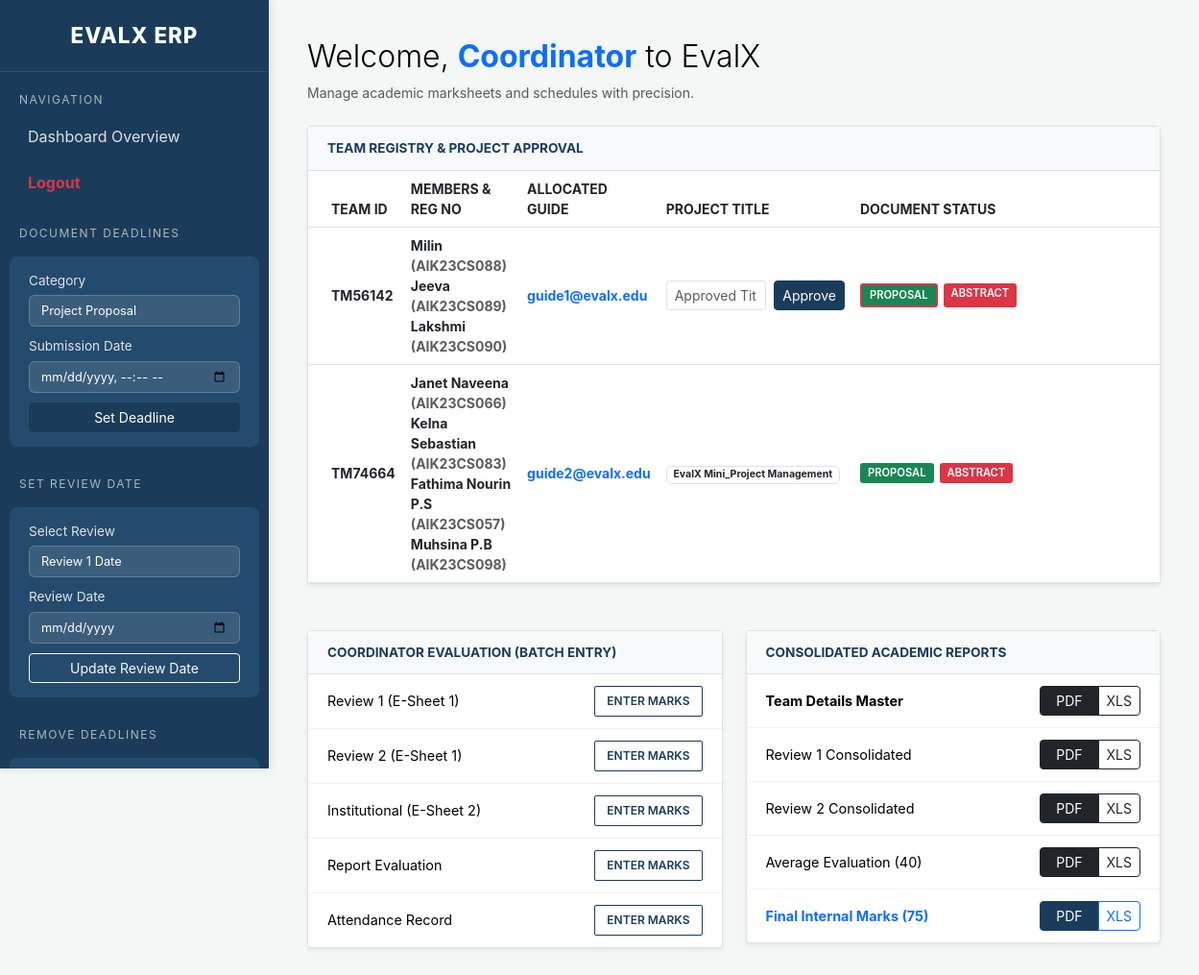
The app's page /coordinator/dashboard/ (signed in) with its own data.
### accounts/models.py (models this page shows, shortened)
class Team(models.Model):
    team_id = models.CharField(max_length=10, primary_key=True)
    user = models.OneToOneField(User, on_delete=models.CASCADE, related_name='student_profile')
    guide = models.ForeignKey(
        User,
        on_delete=models.SET_NULL,
        null=True,
        related_name='team_profile' # THIS IS THE CRITICAL LINE
    )
    leader_name = models.CharField(max_length=100, blank=True, null=True)
    project_title = models.CharField(max_length=255, blank=True, null=True)
    is_approved = models.BooleanField(default=False)
    created_at = models.DateTimeField(auto_now_add=True)

class TeamMember(models.Model):
    team = models.ForeignKey(Team, on_delete=models.CASCADE, related_name='members')
    name = models.CharField(max_length=100)
    reg_number = models.CharField(max_length=20, unique=True)
    is_leader = models.BooleanField(default=False)
    r1_c_comp = models.FloatField(default=0.0, validators=[MinValueValidator(0), MaxValueValidator(10)])
    r1_c_func = models.FloatField(default=0.0, validators=[MinValueValidator(0), MaxValueValidator(5)])
    r1_c_pres = models.FloatField(default=0.0, validators=[MinValueValidator(0), MaxValueValidator(5)])
    r1_c_oral = models.FloatField(default=0.0, validators=[MinValueValidator(0), MaxValueValidator(10)])
    r1_c_know = models.FloatField(default=0.0, validators=[MinValueValidator(0), MaxValueValidator(10)])
    r1_c_absent = models.BooleanField(default=False)
    r1_h_comp = models.FloatField(default=0.0, validators=[MinValueValidator(0), MaxValueValidator(10)])
    r1_h_func = models.FloatField(default=0.0, validators=[MinValueValidator(0), MaxValueValidator(5)])
    r1_h_pres = models.FloatField(default=0.0, validators=[MinValueValidator(0), MaxValueValidator(5)])
    r1_h_oral = models.FloatField(default=0.0, validators=[MinValueValidator(0), MaxValueValidator(10)])
    r1_h_know = models.FloatField(default=0.0, validators=[MinValueValidator(0), MaxValueValidator(10)])
    r1_h_absent = models.BooleanField(default=False)
    r1_g_comp = models.FloatField(default=0.0, validators=[MinValueValidator(0), MaxValueValidator(10)])
    r1_g_func = models.FloatField(default=0.0, validators=[MinValueValidator(0), MaxValueValidator(5)])
    r1_g_pres = models.FloatField(default=0.0, validators=[MinValueValidator(0), MaxValueValidator(5)])
    r1_g_oral = models.FloatField(default=0.0, validators=[MinValueValidator(0), MaxValueValidator(10)])
    r1_g_know = models.FloatField(default=0.0, validators=[MinValueValidator(0), MaxValueValidator(10)])
    r1_g_absent = models.BooleanField(default=False)
    r2_c_comp = models.FloatField(default=0.0, validators=[MinValueValidator(0), MaxValueValidator(10)])
    r2_c_func = models.FloatField(default=0.0, validators=[MinValueValidator(0), MaxValueValidator(5)])
    r2_c_pres = models.FloatField(default=0.0, validators=[MinValueValidator(0), MaxValueValidator(5)])
    r2_c_oral = models.FloatField(default=0.0, validators=[MinValueValidator(0), MaxValueValidator(10)])
    r2_c_know = models.FloatField(default=0.0, validators=[MinValueValidator(0), MaxValueValidator(10)])
    r2_c_absent = models.BooleanField(default=False)
    r2_h_comp = models.FloatField(default=0.0, validators=[MinValueValidator(0), MaxValueValidator(10)])
    r2_h_func = models.FloatField(default=0.0, validators=[MinValueValidator(0), MaxValueValidator(5)])
    r2_h_pres = models.FloatField(default=0.0, validators=[MinValueValidator(0), MaxValueValidator(5)])
    r2_h_oral = models.FloatField(default=0.0, validators=[MinValueValidator(0), MaxValueValidator(10)])
    r2_h_know = models.FloatField(default=0.0, validators=[MinValueValidator(0), MaxValueValidator(10)])
    r2_h_absent = models.BooleanField(default=False)
    r2_g_comp = models.FloatField(default=0.0, validators=[MinValueValidator(0), MaxValueValidator(10)])
    r2_g_func = models.FloatField(default=0.0, validators=[MinValueValidator(0), MaxValueValidator(5)])
    r2_g_pres = models.FloatField(default=0.0, validators=[MinValueValidator(0), MaxValueValidator(5)])
    r2_g_oral = models.FloatField(default=0.0, validators=[MinValueValidator(0), MaxValueValidator(10)])
    r2_g_know = models.FloatField(default=0.0, validators=[MinValueValidator(0), MaxValueValidator(10)])
    r2_g_absent = models.BooleanField(default=False)
    s2_teamwork = models.FloatField(default=0.0, validators=[MinValueValidator(0), MaxValueValidator(4)])
    s2_tech_know = models.FloatField(default=0.0, validators=[MinValueValidator(0), MaxValueValidator(6)])
    s2_regularity = models.FloatField(default=0.0, validators=[MinValueValidator(0), MaxValueValidator(5)])
    report_guide = models.FloatField(default=0.0, validators=[MinValueValidator(0), MaxValueValidator(10)])
    report_coord = models.FloatField(default=0.0, validators=[MinValueValidator(0), MaxValueValidator(10)])
    report_hod = models.FloatField(default=0.0, validators=[MinValueValidator(0), MaxValueValidator(10)])
    attendance_marks = models.FloatField(default=0.0, validators=[MinValueValidator(0), MaxValueValidator(10)])

class User(AbstractUser):
    id = models.UUIDField(primary_key=True, default=uuid.uuid4, editable=False)
    email = models.EmailField(unique=True)
    role = models.CharField(max_length=20, choices=[
        ('COORDINATOR', 'Coordinator'),
        ('HOD', 'HOD'),
        ('GUIDE', 'Guide'),
        ('TEAM', 'Team')
    ], default='TEAM')
    USERNAME_FIELD = 'email'
    REQUIRED_FIELDS = ['username']

class DocumentSlot(models.Model):
    SLOT_TYPES = (
        ('PROPOSAL', 'Project Proposal'),
        ('ABSTRACT', 'Abstract'),
        ('SRS', 'SRS Document'),
        ('PPT1', 'Presentation 1 (PPT)'),
        ('PPT2', 'Presentation 2 (PPT)'),
        ('REPORT', 'Final Project Report'),
    )
    title = models.CharField(max_length=100)
    deadline = models.DateTimeField()
    slot_type = models.CharField(max_length=20, choices=SLOT_TYPES, default='OTHER')
    is_active = models.BooleanField(default=True)
    review_date = models.DateField(null=True, blank=True)

### accounts/views.py (the view, shortened to what this page needs)
# urls.py: path('coordinator/dashboard/', views.coordinator_dashboard, name='coordinator_dashboard'),
@login_required
def coordinator_dashboard(request):
    if request.user.role != 'COORDINATOR':
        return redirect('coordinator_login')
    teams = Team.objects.all().prefetch_related('members').order_by('-created_at')
    slots = DocumentSlot.objects.all()
    slots_dict = {slot.slot_type: slot for slot in DocumentSlot.objects.all()}
    from collections import defaultdict
    submissions_raw = TeamSubmission.objects.all().select_related('slot')
    team_submissions_map = defaultdict(dict)
    for sub in submissions_raw:
        team_submissions_map[sub.team_id][sub.slot.slot_type] = sub.file.url
    context = {
        'teams': teams,
        'slots_dict': slots_dict,
        'team_submissions_map': dict(team_submissions_map),
        'now': timezone.now(), # Required for overdue (RED) check
        'members': TeamMember.objects.all().order_by('reg_number'),
    }
    return render(request, 'accounts/coordinator_dashboard.html', context)

### accounts/templates/accounts/coordinator_dashboard.html (shortened to what this page needs)
{% load dict_utils %}
<!DOCTYPE html>
<html lang="en">
<head>
    <link href="https://cdn.jsdelivr.net/npm/bootstrap@5.3.0/dist/css/bootstrap.min.css" rel="stylesheet">
</head>
<body>
<div class="sidebar">
    <div class="sidebar-brand">EVALX ERP</div>
    <div class="sidebar-section-title">Navigation</div>
    <a href="#" class="nav-link">Dashboard Overview</a>
    <a href="#" class="nav-link text-danger fw-bold" onclick="document.getElementById('logout-form').submit(); return false;">Logout</a>
    <div class="sidebar-section-title">Document Deadlines</div>
    <div class="deadline-form-sidebar">
        <form method="POST">
            <label>Category</label>
            <select name="slot_type" class="form-select">
                <option value="PROPOSAL">Project Proposal</option>
            </select>
            <label>Submission Date</label>
            <input type="datetime-local" name="deadline_date" class="form-control" required>
            <button type="submit" class="btn btn-primary btn-sm w-100">Set Deadline</button>
        </form>
    </div>
    <div class="sidebar-section-title">Set Review Date</div>
    <div class="deadline-form-sidebar">
        <form method="POST">
            <label>Select Review</label>
            <select name="slot_type" class="form-select">
                <option value="REV1">Review 1 Date</option>
            </select>
            <label>Review Date</label>
            <input type="date" name="specific_review_date" class="form-control" required>
            <button type="submit" class="btn btn-outline-light btn-sm w-100">Update Review Date</button>
        </form>
    </div>
    <div class="sidebar-section-title">Remove Deadlines</div>
    <div class="deadline-form-sidebar">
    </div>
</div>
<div class="main-content">
    <div class="mb-4">
        <h2 class="fw-light">Welcome, <span class="fw-bold text-primary">Coordinator</span> to EvalX</h2>
        <p class="text-muted small">Manage academic marksheets and schedules with precision.</p>
    </div>
    <div class="section-card shadow-sm mb-4">
        <div class="section-header">TEAM REGISTRY & PROJECT APPROVAL</div>
        <div class="table-responsive">
            <table class="table table-hover mb-0 align-middle small">
                <thead class="bg-light">
                    <tr>
                        <th class="ps-4">TEAM ID</th>
                        <th>MEMBERS & REG NO</th>
                        <th>ALLOCATED GUIDE</th>
                        <th>PROJECT TITLE</th>
                        <th style="min-width: 320px;">DOCUMENT STATUS</th>
                    </tr>
                </thead>
                <tbody>
                    {% for team in teams %}
                    <tr>
                        <td class="ps-4 fw-bold">{{ team.team_id }}</td>
                        <td>
                            {% for m in team.members.all %}
                            <div class="fw-bold">{{ m.name }} <span class="text-muted">({{ m.reg_number }})</span></div>
                            {% endfor %}
                        </td>
                        <td>
                            <div class="fw-bold text-primary">{{ team.guide.get_full_name|default:team.guide.email }}</div>
                        </td>
                        <td>
                            {% if team.is_approved %}
                                <span class="badge border text-dark">{{ team.project_title }}</span>
                            {% else %}
                                <form method="POST" class="d-flex">
                                    <input type="text" name="project_title" class="form-control form-control-sm" placeholder="Approved Title">
                                    <button type="submit" class="btn btn-primary btn-sm ms-2">Approve</button>
                                </form>
                            {% endif %}
                        </td>
                        <td>
                            <div class="d-flex flex-wrap gap-1">
                                {% with team_files=team_submissions_map|get_item:team.team_id %}
                                    {% for code, label_text in slots_dict.items %}
                                        {% with slot=slots_dict|get_item:code file_url=team_files|get_item:code %}
                                            {% if file_url %}
                                                {% with sub=team.submissions.all|dictsort:"submitted_at"|last %}
                                                    {% if sub.status == "Late" %}
                                                        <a href="{{ file_url }}" target="_blank" class="badge status-badge badge-link"
                                                           style="background-color: #198754; border: 2px solid #dc3545; color: white;">{{ code }}</a>
                                                    {% else %}
                                                        <a href="{{ file_url }}" target="_blank" class="badge bg-success status-badge badge-link">{{ code }}</a>
                                                    {% endif %}
                                                {% endwith %}
                                            {% elif slot.is_active %}
                                                {% if slot.deadline < now %}
                                                    <span class="badge bg-danger status-badge">{{ code }}</span>
                                                {% else %}
                                                    <span class="badge status-badge" style="background-color: #fd7e14; color: white;">{{ code }}</span>
                                                {% endif %}
                                            {% else %}
                                                <span class="badge bg-secondary opacity-50 status-badge">{{ code }}</span>
                                            {% endif %}
                                        {% endwith %}
                                    {% endfor %}
                                {% endwith %}
                            </div>
                        </td>
                    </tr>
                    {% endfor %}
                </tbody>
            </table>
        </div>
    </div>
    <div class="row g-4 mt-1">
        <div class="col-md-6">
            <div class="section-card shadow-sm">
                <div class="section-header">COORDINATOR EVALUATION (BATCH ENTRY)</div>
                <div class="vertical-list">
                    <div class="vertical-list-item"><span>Review 1 (E-Sheet 1)</span><a href="{% url 'batch_r1_coordinator' %}" class="btn btn-outline-dark btn-action">ENTER MARKS</a></div>
                    <div class="vertical-list-item"><span>Review 2 (E-Sheet 1)</span><a href="{% url 'batch_r2_coordinator' %}" class="btn btn-outline-dark btn-action">ENTER MARKS</a></div>
                    <div class="vertical-list-item"><span>Institutional (E-Sheet 2)</span><a href="{% url 'batch_s2_coordinator' %}" class="btn btn-outline-dark btn-action">ENTER MARKS</a></div>
                    <div class="vertical-list-item"><span>Report Evaluation</span><a href="{% url 'batch_report_coordinator' %}" class="btn btn-outline-dark btn-action">ENTER MARKS</a></div>
                    <div class="vertical-list-item"><span>Attendance Record</span><a href="{% url 'batch_attendance_coordinator' %}" class="btn btn-outline-dark btn-action">ENTER MARKS</a></div>
                </div>
            </div>
        </div>
        <div class="col-md-6">
            <div class="section-card shadow-sm">
                <div class="section-header">CONSOLIDATED ACADEMIC REPORTS</div>
                <div class="vertical-list">
                    <div class="vertical-list-item"><span class="fw-bold">Team Details Master</span><div class="btn-group"><a href="{% url 'report_master_sheet_pdf' %}" class="btn btn-sm btn-dark px-3">PDF</a><a href="?export_excel=1" class="btn btn-sm btn-outline-dark">XLS</a></div></div>
                    <div class="vertical-list-item"><span>Review 1 Consolidated</span><div class="btn-group"><a href="{% url 'report_r1_cons' %}" class="btn btn-sm btn-dark px-3">PDF</a><a href="{% url 'report_r1_cons' %}?format=excel" class="btn btn-sm btn-outline-dark">XLS</a></div></div>
                    <div class="vertical-list-item"><span>Review 2 Consolidated</span><div class="btn-group"><a href="{% url 'report_r2_cons' %}" class="btn btn-sm btn-dark px-3">PDF</a><a href="{% url 'report_r2_cons' %}?format=excel" class="btn btn-sm btn-outline-dark">XLS</a></div></div>
                    <div class="vertical-list-item"><span>Average Evaluation (40)</span><div class="btn-group"><a href="{% url 'report_avg_eval' %}" class="btn btn-sm btn-dark px-3">PDF</a><a href="{% url 'report_avg_eval' %}?format=excel" class="btn btn-sm btn-outline-dark">XLS</a></div></div>
                    <div class="vertical-list-item"><span class="fw-bold text-primary">Final Internal Marks (75)</span><div class="btn-group"><a href="{% url 'report_final_internal' %}" class="btn btn-sm btn-primary px-3">PDF</a><a href="{% url 'report_final_internal' %}?format=excel" class="btn btn-sm btn-outline-primary">XLS</a></div></div>
                </div>
            </div>
        </div>
    </div>
</div>
</body>
</html>

### records on screen
Team: team_id "TM56142", guide.get_full_name "guide1@evalx.edu"
TeamMember: name "Milin", reg_number "AIK23CS088"
TeamMember: name "Jeeva", reg_number "AIK23CS089"
TeamMember: name "Lakshmi", reg_number "AIK23CS090"
DocumentSlot: slot_type "PROPOSAL"
DocumentSlot: slot_type "ABSTRACT"
Team: team_id "TM74664", guide.get_full_name "guide2@evalx.edu", project_title "EvalX Mini_Project Management"
TeamMember: name "Janet Naveena", reg_number "AIK23CS066"
TeamMember: name "Kelna Sebastian", reg_number "AIK23CS083"
TeamMember: name "Fathima Nourin P.S", reg_number "AIK23CS057"
TeamMember: name "Muhsina P.B", reg_number "AIK23CS098"
